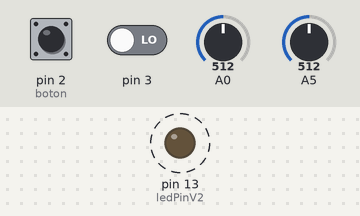
This sketch was run on a simulated Arduino Uno, built with avr-gcc and run on an emulated ATmega328P. Shown: output pins drawn as LEDs (lit = HIGH). Dashed ring = blinking. The inputs (shaded band) are chosen by the test bench; at power-on: pin 2 (boton) HIGH, pin 3 LOW, A0 = 512, A5 = 512. What the sketch prints to the serial monitor is not drawn.

Above: at 0.8 s.
2.1 s: pin 2 (boton) pulled LOW for 1.5 s
Timing chart, 0 to 11.6 s (numbered marks = the images above; inputs shaded):
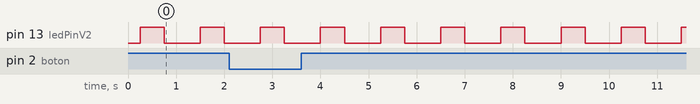

The sketch:

P2g.ino
```cpp
//*Pin de salida del led
const int ledPinV2 = 13;
const int boton = 2;
volatile int ISRCounter = 0;
volatile byte state = LOW;
unsigned int referenciaBlanco = 100;
unsigned int referenciaSinSuperficie = 20;
unsigned int lec = 0;


void setup() {
  // put your setup code here, to run once:

  pinMode(ledPinV2, OUTPUT);
  pinMode(boton, INPUT_PULLUP);
  Serial.begin(9600);
  cli();
  DDRD &= ~(1 << DDD1);
  PORTD |= (1 << PORTD1);
  EICRA |= (1 << ISC10);
  EIMSK |= (1 << INT1);
  sei();//set global interrupt enable
  attachInterrupt(lec > 20, interruptCount, RISING);
}

void loop() {
int cont=0;
int IdStatusA = analogRead(ledPinV2);
lec = analogRead(A0);
//Serial.println(lec);

//Serial.println(IdStatusA);
  delay(250);
  //PIN VERDDE 1 CADA 1 SEGUNDO
    digitalWrite(ledPinV2, HIGH);
         delay(500);
    digitalWrite(ledPinV2, LOW);
         delay(500);

}

void interruptCount()
{
    ISRCounter++;

    Serial.println(ISRCounter);
}
```

Measured:
- by itself, pin 13 (ledPinV2): alternates HIGH for 0.50 s and LOW for 0.75 s
